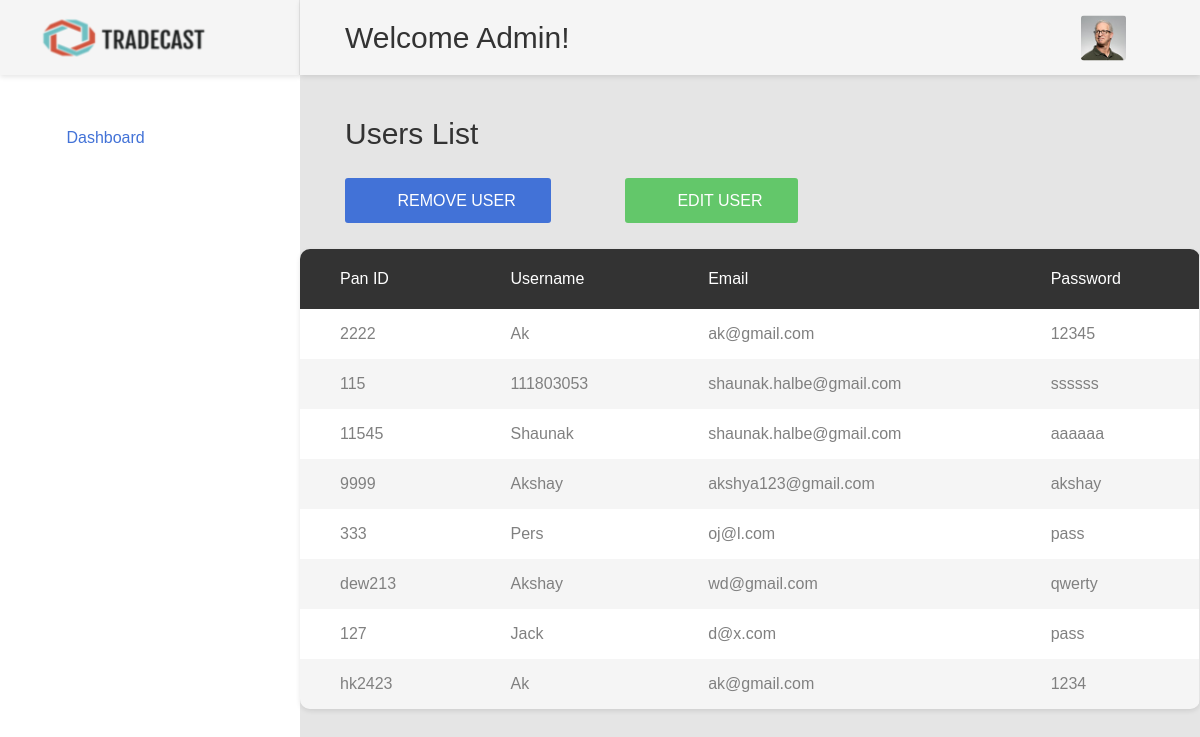
/indexAdmin.html, run on the app's committed database.
### models.py (models this page shows, shortened)
class Investor(db.Model):
    panid = db.Column(db.String(10), primary_key=True)
    username = db.Column(db.String(20))
    email = db.Column(db.String(30))
    password = db.Column(db.String(15))

### app.py (the view, shortened to what this page needs)
@app.route("/indexAdmin.html" ,methods=["GET", "POST"])
def dashboard_Admin():
    users= Investor.query.all()
    form = deleteUserForm()
    form1 = UserEditForm()
    return render_template("indexAdmin.html",users = users,form=form,form1=form1)

### templates/indexAdmin.html (shortened to what this page needs)
<!DOCTYPE html>
<html lang="en">
<head>
    <link href="static/css/font-face.css" rel="stylesheet" media="all">
    <link href="static/vendor/font-awesome-4.7/css/font-awesome.min.css" rel="stylesheet" media="all">
    <link href="static/vendor/font-awesome-5/css/fontawesome-all.min.css" rel="stylesheet" media="all">
    <link href="static/vendor/mdi-font/css/material-design-iconic-font.min.css" rel="stylesheet" media="all">
    <link href="static/vendor/bootstrap-4.1/bootstrap.min.css" rel="stylesheet" media="all">
    <link href="static/vendor/animsition/animsition.min.css" rel="stylesheet" media="all">
    <link href="static/vendor/bootstrap-progressbar/bootstrap-progressbar-3.3.4.min.css" rel="stylesheet" media="all">
    <link href="static/vendor/wow/animate.css" rel="stylesheet" media="all">
    <link href="static/vendor/css-hamburgers/hamburgers.min.css" rel="stylesheet" media="all">
    <link href="static/vendor/slick/slick.css" rel="stylesheet" media="all">
    <link href="static/vendor/select2/select2.min.css" rel="stylesheet" media="all">
    <link href="static/vendor/perfect-scrollbar/perfect-scrollbar.css" rel="stylesheet" media="all">
    <link href="static/css/theme.css" rel="stylesheet" media="all">
</head>
<body class="animsition">
    <div class="page-wrapper">
        <aside class="menu-sidebar d-none d-lg-block">
            <div class="logo">
                <a href="#">
                    <img src="static/images/icon/logo.png" alt="TradeCast" />
                </a>
            </div>
            <div class="menu-sidebar__content js-scrollbar1">
                <nav class="navbar-sidebar">
                    <ul class="list-unstyled navbar__list">
                        <li class="active has-sub">
                            <a class="js-arrow" href="#">
                                <i class="fas fa-tachometer-alt"></i>Dashboard</a>
                        </li>
                    </ul>
                </nav>
            </div>
        </aside>
        <div class="page-container">
            <header class="header-desktop">
                <div class="section__content section__content--p30">
                    <div class="container-fluid">
                        <div class="header-wrap">
                            <h2 class="title-1">Welcome Admin!</h2>
                            <div class="header-button">
                                <div class="account-wrap">
                                    <div class="account-item clearfix js-item-menu">
                                        <div class="image">
                                            <img src="static/images/icon/avatar-01.jpg" alt="John Doe" />
                                        </div>
                                        <div class="content">
                                            <a class="js-acc-btn" href="#">{{session.username}}</a>
                                        </div>
                                    </div>
                                </div>
                            </div>
                        </div>
                    </div>
                </div>
            </header>
            <div class="main-content">
                <div class="section__content section__content--p30">
                    <div class="container-fluid">
                        <div class="row">
                            <div class="col-md-12">
                                <div class="overview-wrap">
                                    <h2 class="title-1">Users List</h2>
                                </div>
                            </div>
                        </div>
                        <br>
                        <div class = "row">
                            <div class="col-lg-4" >
                                <button class="au-btn au-btn-icon au-btn--blue" onclick="openForm()">
                                    <i class="zmdi zmdi-plus"></i>Remove User</button>
                            </div>
                            <div class="col-lg-4" >
                                <button class="au-btn au-btn-icon au-btn--green" onclick="openForm1()">
                                    <i class="zmdi zmdi-plus"></i>Edit User</button>
                                </div>
                        </div>
                    </div>
                    </div>
                    <br>
                    <div class="row">
                        <div class="col-lg-12">
                            <div class="table-responsive table--no-card m-b-40">
                                <table class="table table-borderless table-striped table-earning">
                                    <thead>
                                        <tr>
                                            <th>Pan ID</th>
                                            <th>Username</th>
                                            <th>Email</th>
                                            <th>Password</th>
                                        </tr>
                                    </thead>
                                    <tbody>
                                        {% for item in users %}
                                        <tr>
                                            <td>{{item.panid}}</td>
                                            <td>{{item.username}}</td>
                                            <td>{{item.email}}</td>
                                            <td>{{item.password}}</td>
                                        </tr>
                                        {% endfor %}
                                    </tbody>
                                </table>
                            </div>
                        </div>
                     </div>
                </div>
            </div>
        </div>
</body>
</html>

### templates/indexAdmin.html (style rules this page uses)
body { font-family: Arial, Helvetica, sans-serif; }
* { box-sizing: border-box; }

### data on the page
Investor: panid "2222", username "Ak", email "ak@gmail.com", password "12345"
Investor: panid "115", username "111803053", email "shaunak.halbe@gmail.com", password "ssssss"
Investor: panid "11545", username "Shaunak", email "shaunak.halbe@gmail.com", password "aaaaaa"
Investor: panid "9999", username "Akshay", email "akshya123@gmail.com", password "akshay"
Investor: panid "333", username "Pers", email "oj@l.com", password "pass"
Investor: panid "dew213", username "Akshay", email "wd@gmail.com", password "qwerty"
Investor: panid "127", username "Jack", email "d@x.com", password "pass"
Investor: panid "hk2423", username "Ak", email "ak@gmail.com", password "1234"
